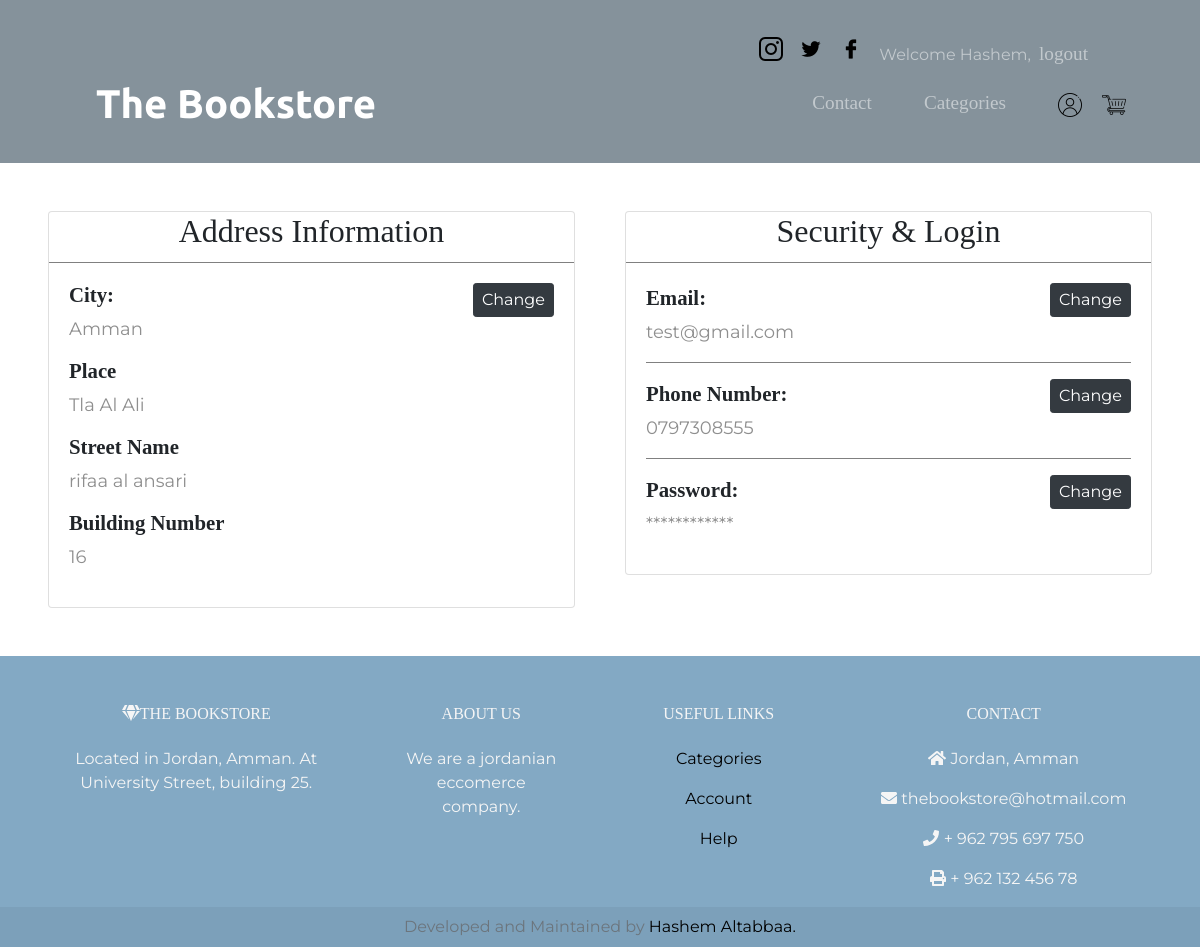
/account.php (signed in), run on the app's committed database.
### tables this page shows
CREATE TABLE `customer` (
  `customer_id` int NOT NULL,
  `first_name` varchar(50) DEFAULT NULL,
  `last_name` varchar(50) NOT NULL,
  `email` varchar(50) DEFAULT NULL,
  `phone_number` varchar(50) DEFAULT NULL,
  `password` varchar(50) DEFAULT NULL,
  `place` varchar(50) NOT NULL,
  `street_name` varchar(50) DEFAULT NULL,
  `building_number` int DEFAULT NULL,
  `city` varchar(50) DEFAULT NULL
);

### account.php (the view, shortened to what this page needs)
<?php
    include("./header.php");
    $pdo = db::getInstance();
    $sql = "SELECT * FROM customer WHERE customer.customer_id = $_SESSION[id]";
    $stmt = $pdo-> prepare($sql);
    $stmt-> execute();
    $data = $stmt-> fetch();
?>
<div class="accountPage d-flex p-5 ">
    <div class="addressInfo card">
        <h4 class="card-title">Address Information</h4>
        <hr class="m-0">
        <div class="card-body text-left d-flex justify-content-between">
            <div class="changeAccountInfo addressInfoSection">
                <div class="Unhidden">
                    <h6 class="font-weight-bold">City:</h6>
                    <p><?php echo $data["city"]?></p>
                    <h6 class="font-weight-bold">Place</h6>
                    <p><?php echo $data["place"]?></p>
                    <h6 class="font-weight-bold">Street Name</h6>
                    <p><?php echo $data["street_name"]?></p>
                    <h6 class="font-weight-bold">Building Number</h6>
                    <p><?php echo $data["building_number"]?></p>
                </div>
            </div>
            <button class="btn btn-dark btn-sm changebtn" id="changeAddress">Change</button>
        </div>
    </div>
    <div class="securityAndlogin card">
        <h4 class="card-title">Security & Login</h4>
        <hr class="m-0">
        <div class="card-body text-left">
            <div class="d-flex changeAccountInfo">
                <h6 class="font-weight-bold">Email:</h6>
                <button class="btn btn-dark btn-sm changebtn" id="changeEmail">Change</button>
            </div>
            <p><?php echo $data["email"]?></p>
            <hr>
            <div class="d-flex changeAccountInfo">
                <h6 class="font-weight-bold">Phone Number:</h6>
                <button class="btn btn-dark btn-sm changebtn" id="changePhone">Change</button>
            </div>
            <p><?php echo $data["phone_number"]?></p>
            <hr>
            <div class="d-flex changeAccountInfo">
                <h6 class="font-weight-bold">Password:</h6>
                <button class="btn btn-dark btn-sm changebtn" id="changePassword">Change</button>
            </div>
            <p>************</p>
        </div>
    </div>
</div>
<?php
include("./footer.php");
?>

### styles/styles.css (style rules this page uses)
body { font-family: "Montserrat"; text-align: center; }
h1, h2, h3, h4, h5, h6 { font-family: "Montserrat-Bold"; }
p { color: #8f8f8f; }
hr { background-color: #8f8f8f; }
.card-body { height: 50%; }
.securityAndlogin, .addressInfo { width: 100%; height: fit-content; }
.accountPage { gap: 50px; flex-wrap: wrap; }
.accountPage .card-title { font-size: large; }
.changeAccountInfo { align-items: baseline; justify-content: space-between; }
.accountPage button { width: fit-content; font-size: 1.5em; height: fit-content; }
.accountPage h4 { font-size: 2em !important; }
.accountPage h6 { font-size: 1.65em; }
.accountPage p { font-size: 1.4em; }
@media (min-width: 1028px) { .accountPage { flex-wrap: nowrap; } }
@media (min-width: 1028px) { .accountPage p { font-size: large; } }
@media (min-width: 1028px) { .accountPage .card-title { gap: 1%; font-size: larger; } }
@media (min-width: 1028px) { .accountPage button { font-size: 1em; } }
@media (min-width: 1028px) { .accountPage h6 { font-size: 1.3em; } }

### data on the page
customer: city "Amman", place "Tla Al Ali", street_name "rifaa al ansari", building_number "16", email "test@gmail.com", phone_number "0797308555"

### other printed values
$_SESSION["name"] "Hashem"
